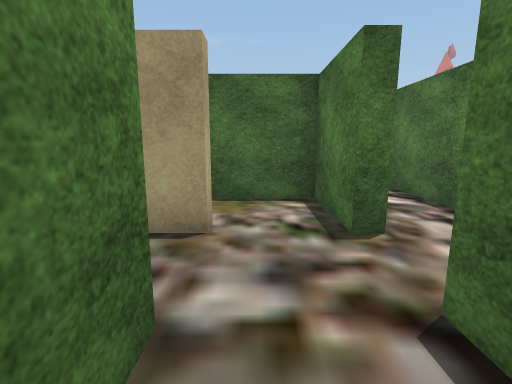
View 1 (above)

16 first-person views from a walk through a scene from a Unity 3-D project. The camera is 1.4 m above the floor, tilts 10° down and sees 85° across. The floor is counted in squares, 1 m on a side. Each view is taken from the middle of a square. On the plan, view 1 faces up. The plan holds only what a view shows up to about 14 squares ahead; the rest is blank. The place goes on beyond the plan. The player character is not drawn. Some animated figures are left out. Some surface patterns are stand-ins.

View 2
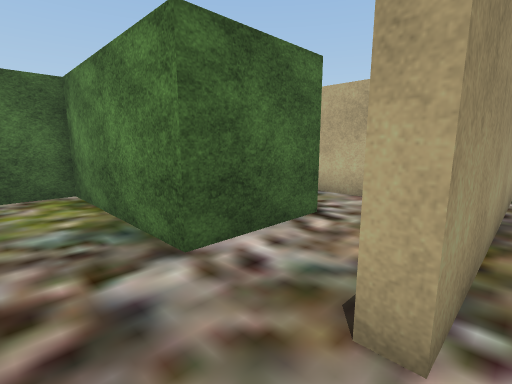

View 3
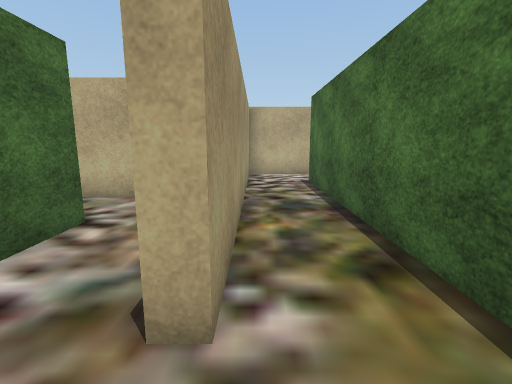

View 4
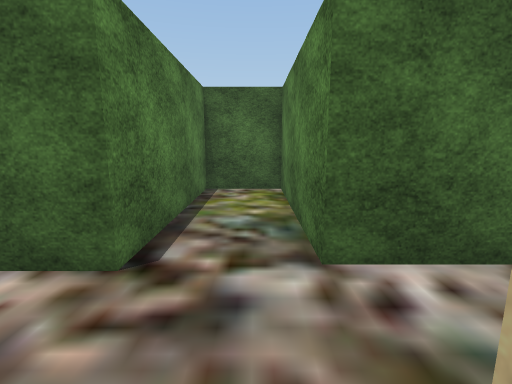

View 5
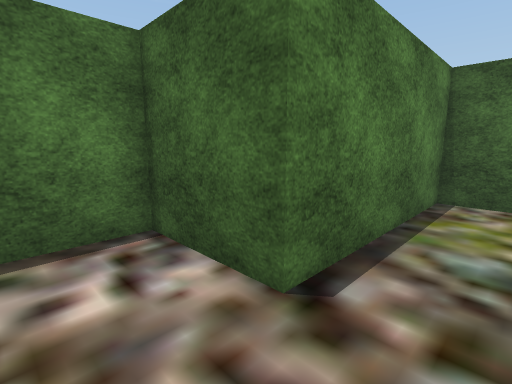

View 6
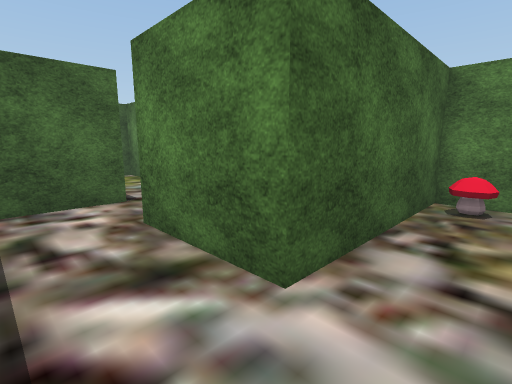

View 7
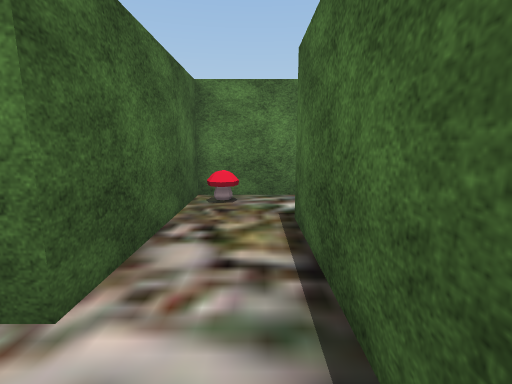

View 8
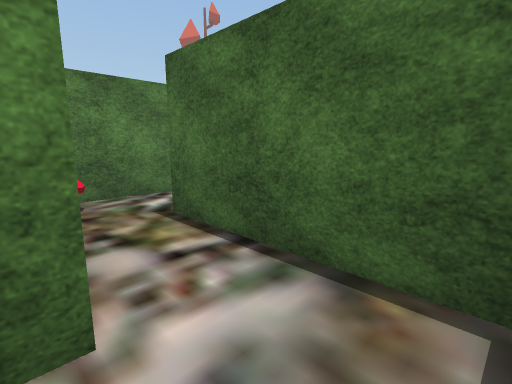

View 9
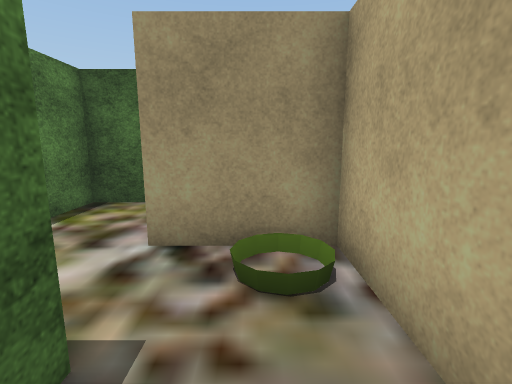

View 10
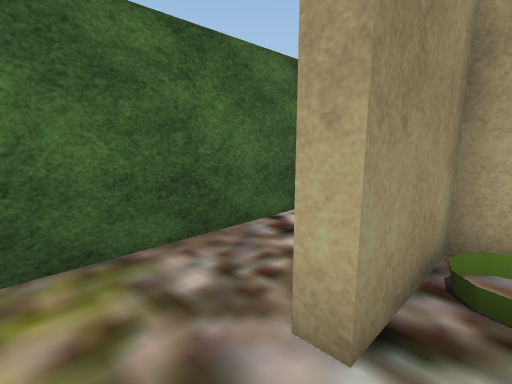

View 11
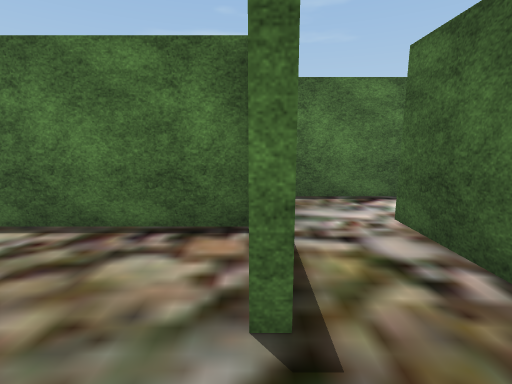

View 12
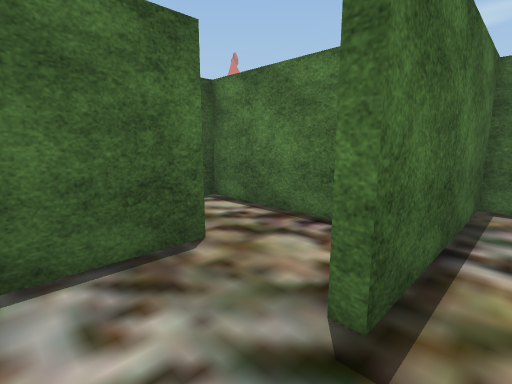

View 13
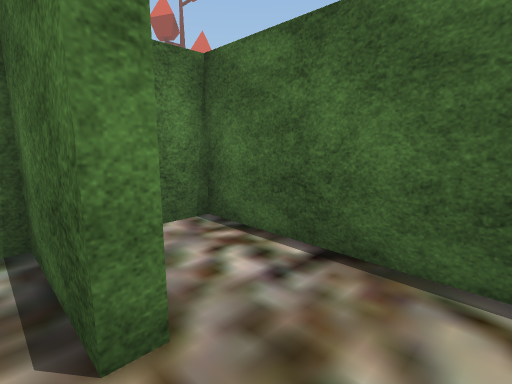

View 14
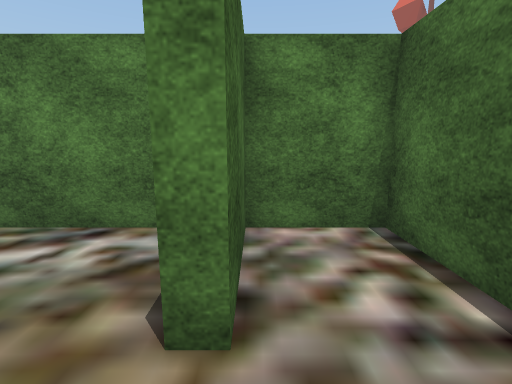

View 15
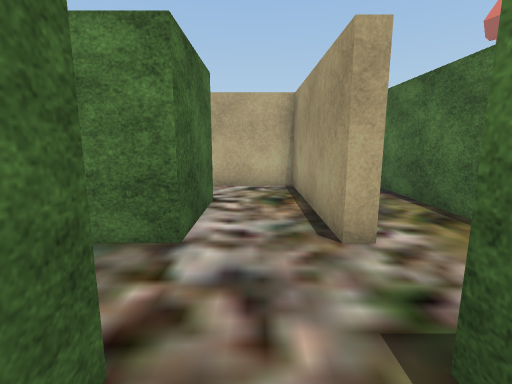

View 16
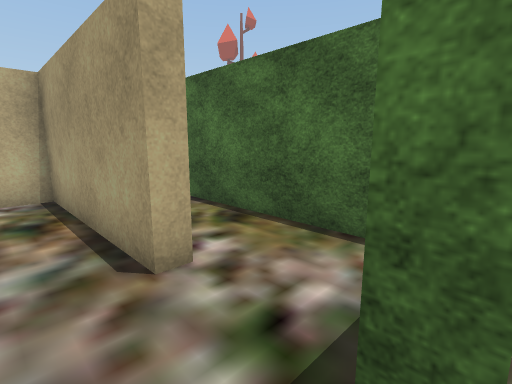

### Floor plan
Points are (right, up) in squares from view 1. A wall is a line through its corners. A room is listed if a view was taken in it or the views show most of it. See-through windows are left out.
Room 1 (views 1, 2, 3, 4, 5, 9)
walls: (1.5, 4.2) (1.5, 7) (-6.5, 7); (-3.8, 1.4) (-3.8, 1.9) (-0.8, 1.9) (-0.8, -3.5) (1.5, -3.5) (1.5, 2.1); (-6.5, 4.7) (-0.8, 4.7) (-0.8, 4.2) (-6.1, 4.2) (-6.1, 1.5)
ways out: opening at (2, 3.5) to room 2; opening at (-4.5, 2) to room 3
Room 2 (views 6, 7, 8, 11, 12, 15, 16)
walls: (4.3, 5.8) (4.3, 9.7) (-1.1, 9.7) (-1.1, 10.1); (-3.5, 10.4) (-3.5, 7.4) (2, 7.4) (2, 4.2) (1.5, 4.2); (1.5, 2.1) (4.3, 2.1) (4.3, 3.9)
ways out: opening at (2, 3.5) to room 1; opening at (-2.5, 10) to room 7
objects: other object (-3, 8)
Room 3 (view 10)
walls: (-6.1, 1.5) (-6.1, -0.7) (-3.5, -0.7) (-3.5, -1.2)
ways out: opening at (-4.5, 2) to room 1; opening at (-2.5, -1) to room 6
Room 4 (view 13)
walls: (-0.8, 12.8) (-0.8, 12.4); (1.5, 10) (1.5, 12.5)
ways out: opening at (0.5, 13) to room 5; opening at (-1, 11.5) to room 7
Room 5 (view 14)
walls: (1.5, 12.5) (1.5, 15.2) (-3.5, 15.2) (-3.5, 12.8) (-0.8, 12.8)
ways out: opening at (0.5, 13) to room 4
Room 6 (no view inside)
walls: (-6.5, -3.5) (-1.1, -3.5) (-1.1, -2)
ways out: opening at (-2.5, -1) to room 3
Room 7 (no view inside)
walls: (-0.8, 12.4) (-3.5, 12.4) (-3.5, 10.4)
ways out: opening at (-2.5, 10) to room 2; opening at (-1, 11.5) to room 4

Positions as (right, up) in squares from view 1, and headings:
1: (0, 0), facing up
2: (1, 5), facing down-left
3: (1, 5), facing left
4: (0, 5), facing down
5: (0, 4), facing down-right
6: (4, 9), facing down-left
7: (4, 9), facing left
8: (4, 7), facing up-left
9: (-5, 3), facing down
10: (-2, 0), facing down-left
11: (-3, 10), facing right
12: (-3, 9), facing up-right
13: (1, 12), facing up-left
14: (1, 13), facing left
15: (3, 3), facing left
16: (2, 3), facing up-left
